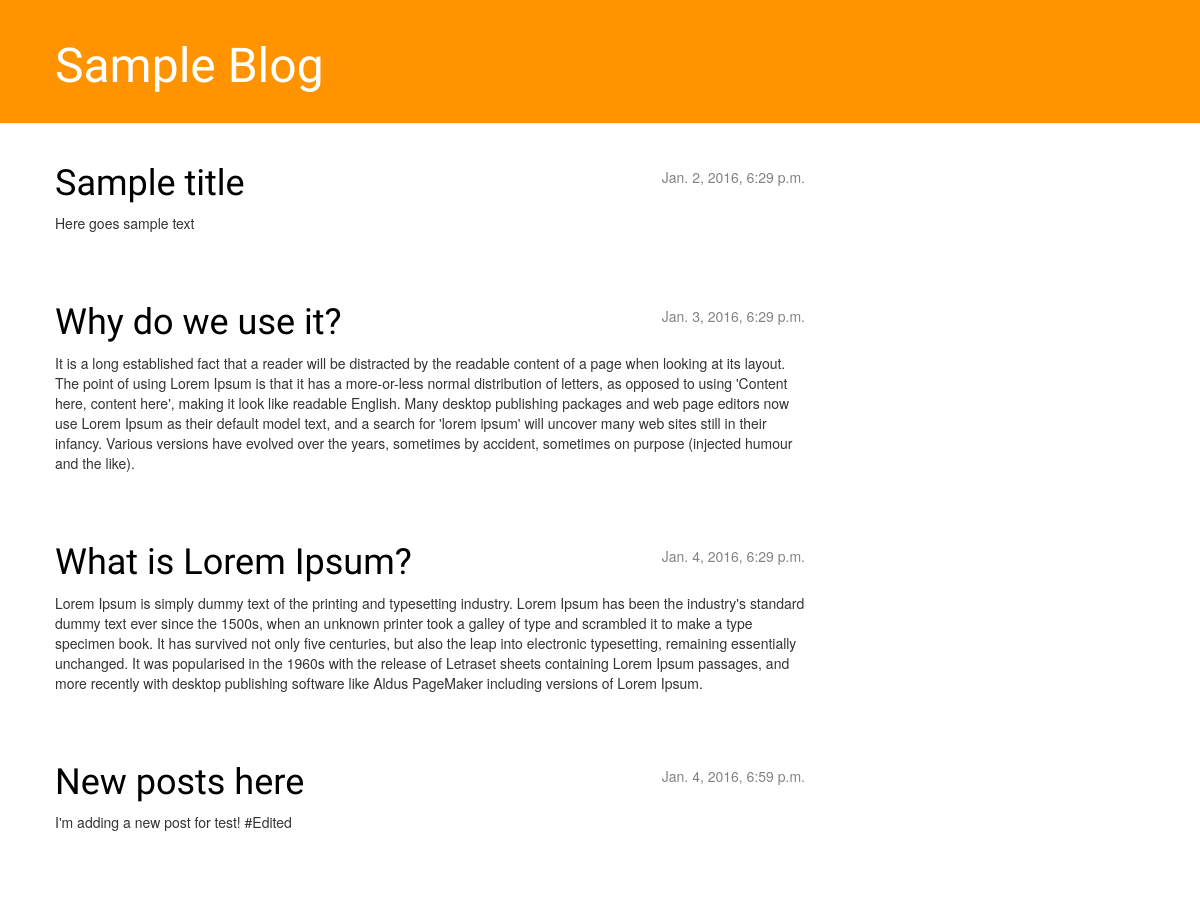
The page / on the database its author committed.
### blog/models.py (models this page shows, shortened)
class Post(models.Model):
	author = models.ForeignKey('auth.User')
	title = models.CharField(max_length=200)
	text = models.TextField()
	created_date = models.DateTimeField(default=timezone.now)
	published_date = models.DateTimeField(blank=True, null=True)

### blog/views.py (the view)
# urls.py: url(r'^$', views.post_list, name='post_list'),
def post_list(request):
	posts = Post.objects.filter(published_date__lte=timezone.now()).order_by('published_date')
	return render(request, 'blog/post_list.html', {'posts': posts})

### blog/templates/blog/post_list.html
{% extends 'blog/base.html' %}
{% block content %}
    {% for post in posts %}
        <div class="post">
            <div class="date">
                {{ post.published_date }}
            </div>
            <h1><a href="{% url 'post_detail' pk=post.pk %}">{{ post.title }}</a></h1>
            <p>{{ post.text|linebreaks }}</p>
        </div>
    {% endfor %}
{% endblock content %}

### blog/templates/blog/base.html (shortened to what this page needs)
{% load staticfiles %}
<html>
    <head>
        <link rel="stylesheet" href="//maxcdn.bootstrapcdn.com/bootstrap/3.2.0/css/bootstrap.min.css">
        <link rel="stylesheet" href="//maxcdn.bootstrapcdn.com/bootstrap/3.2.0/css/bootstrap-theme.min.css">
        <link rel="stylesheet" href="{% static 'css/blog.css' %}">
    </head>
    <body>
        <div class="page-header">
            <div class="container">
                <h1><a href="/">Sample Blog</a></h1>
            </div>
        </div>
        <div class="content container">
            <div class="row">
                <div class="col-md-8">
                {% block content %}
                {% endblock %}
                </div>
            </div>
        </div>
    </body>
</html>

### blog/static/css/blog.css (style rules this page uses)
.page-header { background-color: #ff9400; margin-top: 0; padding: 20px 0; }
.page-header > .container { margin-left: 40px; }
.page-header h1, .page-header h1 a, .page-header h1 a:visited, .page-header h1 a:active { color: #ffffff; font-size: 36pt; text-decoration: none; }
.content { margin-left: 40px; }
h1, h2, h3, h4 { font-family: 'Lobster', cursive; }
.date { float: right; color: #828282; margin-top: 3px; }
.post { margin-bottom: 70px; }
.post h1 a, .post h1 a:visited { color: #000000; }

### rows shown on the page
Post: published_date "Jan. 2, 2016, 6:29 p.m.", title "Sample title", text "Here goes sample text"
Post: published_date "Jan. 3, 2016, 6:29 p.m.", title "Why do we use it?", text "It is a long established fact that a reader will be distracted by the readable content of a page when looking at its layout. The point of using Lorem Ipsum is that it has a more-or-less normal distribution of letters, as opposed to using 'Content here, content here', making it look like readable English. Many desktop publishing packages and web page editors now use Lorem Ipsum as their default model text, and a search for 'lorem ipsum' will uncover many web sites still in their infancy. Various versions have evolved over the years, sometimes by accident, sometimes on purpose (injected humour and the like)."
Post: published_date "Jan. 4, 2016, 6:29 p.m.", title "What is Lorem Ipsum?", text "Lorem Ipsum is simply dummy text of the printing and typesetting industry. Lorem Ipsum has been the industry's standard dummy text ever since the 1500s, when an unknown printer took a galley of type and scrambled it to make a type specimen book. It has survived not only five centuries, but also the leap into electronic typesetting, remaining essentially unchanged. It was popularised in the 1960s with the release of Letraset sheets containing Lorem Ipsum passages, and more recently with desktop publishing software like Aldus PageMaker including versions of Lorem Ipsum."
Post: published_date "Jan. 4, 2016, 6:59 p.m.", title "New posts here", text "I'm adding a new post for test! #Edited"
